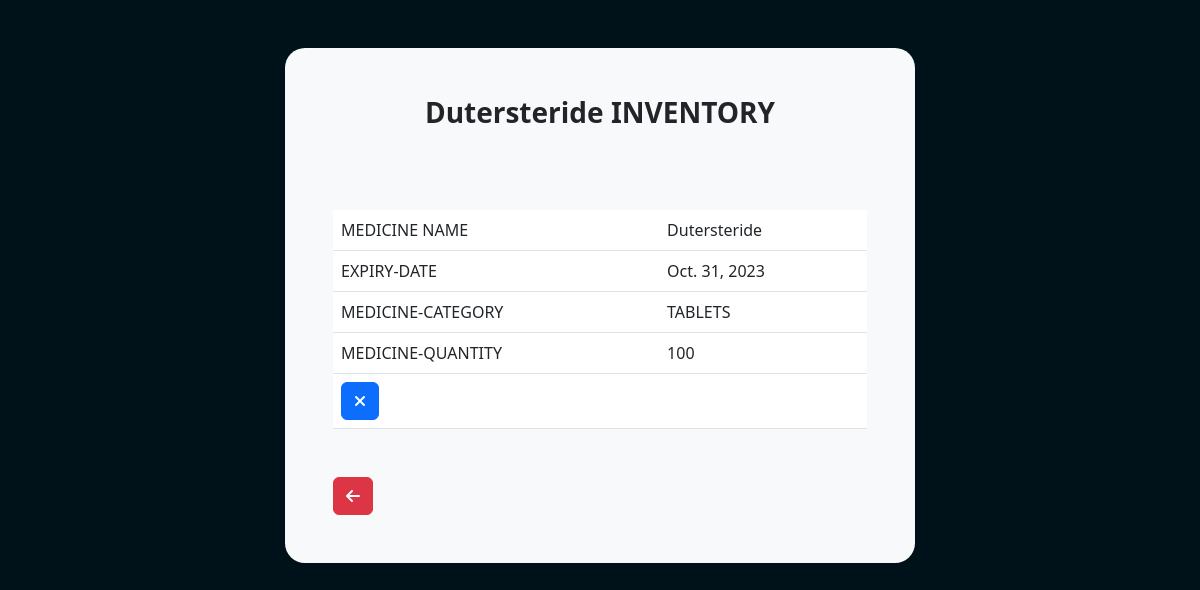
/recordsmall/9/, run on the app's committed database.
### pharmacyapp/models.py (models this page shows, shortened)
class Medicine(models.Model):
    medicinename = models.CharField(max_length=100)
    expirydate = models.DateField()
    CATEGORY_CHOICES = (
        ('tablets','Tablets'),
        ('syrup','Syrup'),
    )
    category = models.CharField(choices=CATEGORY_CHOICES,max_length=100)
    quantity = models.PositiveIntegerField()

### pharmacyapp/views.py (the view)
# urls.py: path('recordsmall/<int:medicine_id>/', views.recordsmall, name='recordsmall'),
def recordsmall(request, medicine_id):
    medicine = get_object_or_404(Medicine, pk=medicine_id)
    context = {'medicine': medicine}
    return render(request, 'recordsmall.html', context=context)

### templates/recordsmall.html (shortened to what this page needs)
{% extends "base.html" %}
{% block content %}
<body id="bodyloginregister">
    <div id="dashcontainer" class="d-block container bg-light shadow-md p-5 my-5">
        <h3 class="text-center fw-bolder">{{ medicine.medicinename }} INVENTORY</h3>
        <br>
        <div id="medicinedetails" class="my-5">
            <table class="table">
                <tbody>
                    <tr>
                        <td>MEDICINE NAME</td>
                        <td>{{ medicine.medicinename }}</td>
                    </tr>
                    <tr>
                        <td>EXPIRY-DATE</td>
                        <td>{{ medicine.expirydate }}</td>
                    </tr>
                    <tr>
                        <td>MEDICINE-CATEGORY</td>
                        <td>{{ medicine.get_category_display }}</td>
                    </tr>
                    <tr>
                        <td>MEDICINE-QUANTITY</td>
                        <td>{{ medicine.quantity }}</td>
                    </tr>
                    <tr>
                        <td>
                            <form method="POST" action="{% url 'delete_medicine' medicine.id %}">
                                <button type="submit" class="btn btn-primary"><i class="fa-solid fa-xmark"></i></button>
                            </form>
                        <td></td>
                        </td>
                    </tr>
            </table>
        </div>
        <div class="d-flex">
            <button id="b4" class="btn btn-danger" data-url="{% url 'dash' %}"><i
                    class="fa-solid fa-arrow-left"></i></button>
        </div>
    </div>
</body>
{% endblock content %}

### static/styles.css (style rules this page uses)
#bodyloginregister { background-color: #001219; }
#dashcontainer { border-radius: 20px; max-width: 630px; margin: 0 auto; padding: 20px; }
html { -webkit-box-sizing: border-box; -moz-box-sizing: border-box; box-sizing: border-box; }
* { padding: 0; margin: 0; }
*, *:before, *:after { -webkit-box-sizing: inherit; -moz-box-sizing: inherit; box-sizing: inherit; }
body, h1, h2, h3, h4, h5, h6, blockquote, p, pre, dl, dd, ol, ul, figure, hr, fieldset, legend { margin: 0; padding: 0; }
table { border-collapse: collapse; border-spacing: 0; }
button { outline: none; background: none; border: none; }
body { font-family: "Poppins", "Arial", "Helvetica Neue", sans-serif; font-weight: 400; font-size: 14px; }
h1, h2, h3, h4, h5, h6 { font-weight: 400; }
h3 { font-size: 24px; }
.btn { display: inline-block; line-height: 50px; padding: 0 50px; -webkit-transition: all 0.4s ease; -o-transition: all 0.4s ease; -moz-transition: all 0.4s ease; transition: all 0.4s ease; cursor: pointer; font-size: 18px; color: #fff; font-family: "Poppins", "Arial", "Helvetica Neue", sans-serif; }

### data on the page
Medicine: medicinename "Dutersteride", expirydate "Oct. 31, 2023", category "TABLETS", quantity "100"
